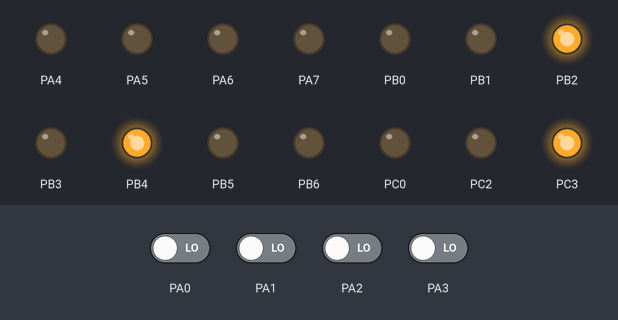
Recording of a program running on a simulated ATmega32, built with avr-gcc and emulated at 1 MHz. Shown: output pins drawn as LEDs (lit = HIGH). The test bench sets the inputs (shaded band); at power-on: PA0–3 LOW.

Above: at 1.2 s.
1.3 s: PA0 driven HIGH
At 2.0 s:
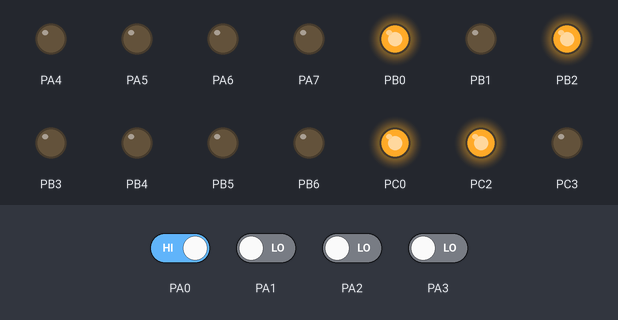
2.8 s: PA1 driven HIGH
At 3.2 s:
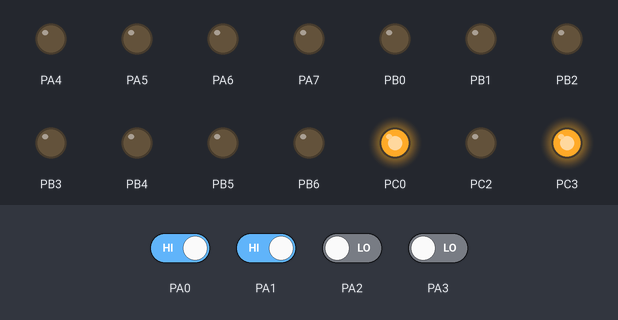
4.3 s: PA2 driven HIGH
At 5.5 s:
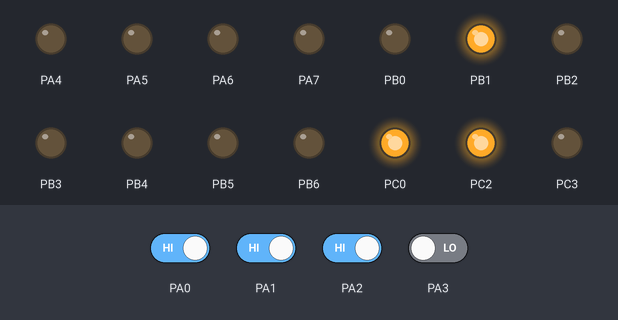
5.8 s: PA3 driven HIGH
At 6.6 s:
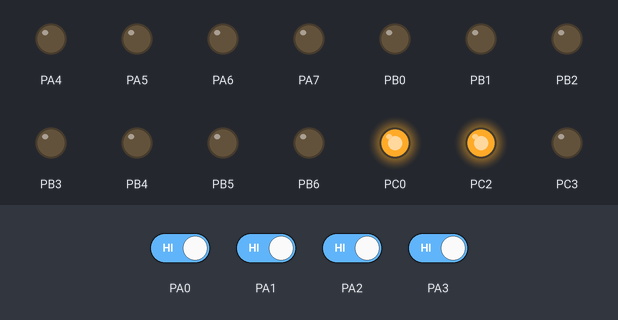
7.3 s: PA0 driven LOW
At 7.8 s:
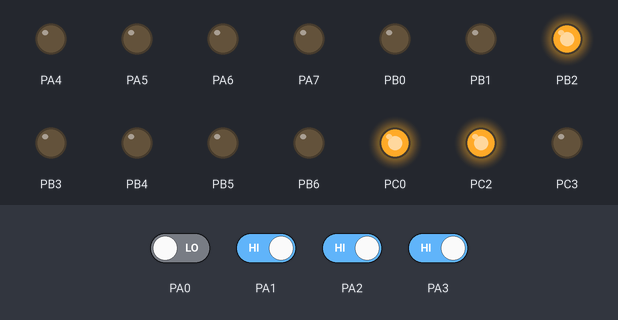
8.8 s: PA1 driven LOW
At 10.1 s:
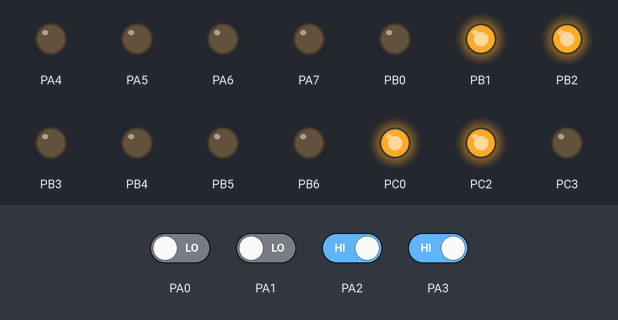
Timing chart, 0 to 11.3 s (numbered marks = the images above; inputs shaded):
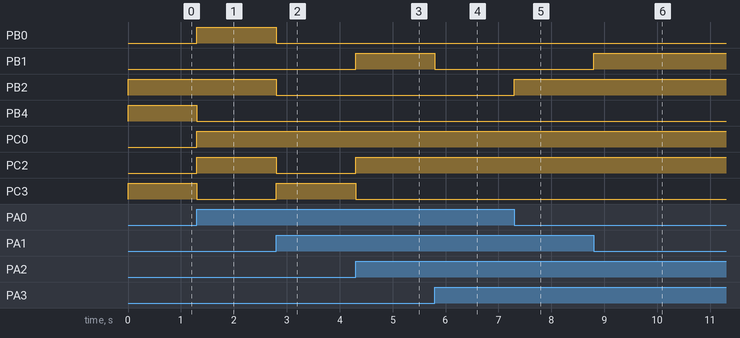

Measured:
- after the input at 1.3 s, PB0, PC0, PC2: LOW → HIGH at once; PB4, PC3: HIGH → LOW at once
- after the input at 2.8 s, PB0, PB2, PC2: HIGH → LOW at once; PC3: LOW → HIGH at once
- after the input at 4.3 s, PB1, PC2: LOW → HIGH at once; PC3: HIGH → LOW at once
- after the input at 5.8 s, PB1: HIGH → LOW at once
- after the input at 7.3 s, PB2: LOW → HIGH at once
- after the input at 8.8 s, PB1: LOW → HIGH at once

The program:

main.cpp
```cpp
/*
 * CSE_306-CONTROL.cpp
 *
 * Created: 15-Aug-22 3:31:50 PM
 * Author : sabit
 */

#define F_CPU 1000000UL
#include <avr/io.h>
#include <util/delay.h>

uint16_t CONTROL_ROM[1<<4] = {0x814 ,0x505, 0x901 ,0x900 ,0x440,0x008,0x902, 0x502,

0x906,0x503, 0x904,0x780, 0x506, 0x824, 0x504 ,0x500};

int main(void)
{
	// Some pins of PORTC can not be used for I/O directly.
	// turn of JTAG to use them
	// o write a 1 to the JTD bit twice consecutively to turn it off
	MCUCSR = (1<<JTD);  MCUCSR = (1<<JTD);

    DDRA = 0xF0; // A[3:0] - Opcode Input

	// Control Unit Bits : C[3:0]B[7:0]
	// C[reg_dst[1], alu_src[1], mem_to_reg[1], reg_write[1]] B[mem_read[1], mem_write[1], branch[1], branch_neq[1], jump[1], alu_op[3]]
	DDRB = 0xFF;
	DDRC = 0xFF;

	uint8_t opcode = ~0;

    while (1)
    {
		if (opcode != (0x0F & PINA)) {
			opcode = (0x0F & PINA);
			PORTB = CONTROL_ROM[opcode];
			PORTC = (CONTROL_ROM[opcode] >> 8);
			_delay_ms(50);
		}
    }
}
```
